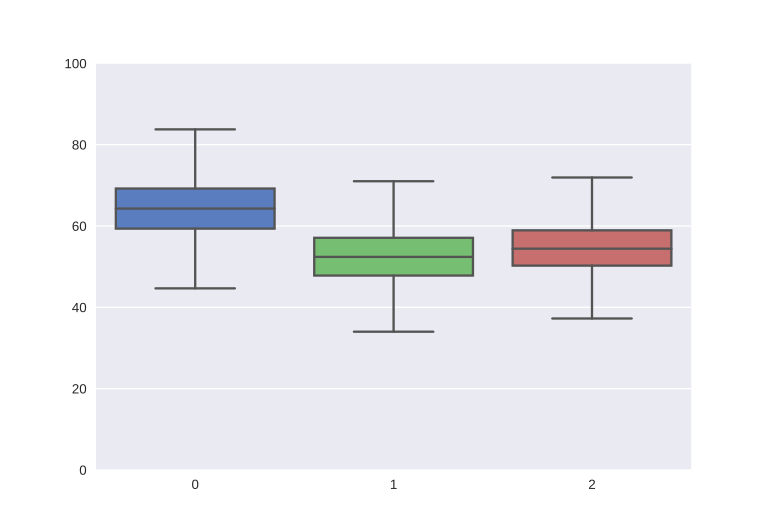

Write the Python code that produced this figure.
from glob import glob
from os.path import basename
import numpy as np
import matplotlib
import matplotlib.pyplot as plt
import matplotlib.gridspec as gridspec
import seaborn as sns


ROOT_DIR = "/home/jgcarvalho/zeca-analyse-pos_quali/Top8000-best_hom50_pdb_chain/"
SEQ_DIR = ROOT_DIR + "data/seq/"

OUTSTATS_DIR = "/rose_special_charged/run_10000/outstats/"
# CBA_DIR = ROOT_DIR + "cba/rose_special_charged/run_10000/outstats/"
# MCC_DIR = ROOT_DIR + "mcc/rose_special_charged/run_10000/outstats/"
# CE_DIR = ROOT_DIR + "cross_entropy/rose_special_charged/run_10000/outstats/"
# CBA_MCC_DIR = ROOT_DIR + "cba_plus_mcc/rose_special_charged/run_10000/outstats/"
# CBAxMCC_DIR = ROOT_DIR + "cba_times_mcc/rose_special_charged/run_10000/outstats/"
# CBA2xMCC_DIR = ROOT_DIR + "cba2_times_mcc/rose_special_charged/run_10000/outstats/"

def get_q3(fn, func_fit):
    with open(ROOT_DIR+func_fit+OUTSTATS_DIR+fn) as f:
        for l in f.readlines():
            if l[:2] == "Qe":
                return float(l[4:])


def box_plot(q3_cba, q3_mcc, q3_ce):
    m = ['CBA','MCC','CE']
    x = np.array(list(m))
    plt.figure(1)
    plt.subplot()
    sns.boxplot(data=[np.array(q3_cba),np.array(q3_mcc),np.array(q3_ce)], palette="muted", showfliers=False)
    plt.ylim(ymin=0, ymax=100)
    # plt.xticks(x, labels)
    # plt.savefig("atribuicao_len_ss_H.svg")
    plt.show()

def only(list_name):
    q3_cba = []
    q3_mcc = []
    q3_ce = []
    q3_cew = []
    q3_cba_mcc = []
    q3_cbaxmcc = []
    q3_cba2xmcc = []

    with open(list_name) as f:
        for fn in f.readlines():
            fn = fn.strip()
            q3_cba.append(get_q3(fn,'cba'))
            q3_mcc.append(get_q3(fn,'mcc'))
            q3_ce.append(get_q3(fn,'cross_entropy'))
            q3_cew.append(get_q3(fn,'cross_entropy_weighted'))
            q3_cba_mcc.append(get_q3(fn,'cba_plus_mcc'))
            q3_cbaxmcc.append(get_q3(fn,'cba_times_mcc'))
            q3_cba2xmcc.append(get_q3(fn,'cba2_times_mcc'))
    print(q3_cba)
    box_plot(q3_cba, q3_mcc, q3_ce)
    box_plot(q3_cba, q3_ce, q3_cew)
    box_plot(q3_cba_mcc, q3_cbaxmcc, q3_cba2xmcc)

def all():
    q3_cba = []
    q3_mcc = []
    q3_ce = []
    q3_cew = []
    q3_cba_mcc = []
    q3_cbaxmcc = []
    q3_cba2xmcc = []
    for fn in glob(SEQ_DIR+"*"):
        fn = basename(fn)
        print(fn)
        q3_cba.append(get_q3(fn,'cba'))
        q3_mcc.append(get_q3(fn,'mcc'))
        q3_ce.append(get_q3(fn,'cross_entropy'))
        q3_cew.append(get_q3(fn,'cross_entropy_weighted'))
        q3_cba_mcc.append(get_q3(fn,'cba_plus_mcc'))
        q3_cbaxmcc.append(get_q3(fn,'cba_times_mcc'))
        q3_cba2xmcc.append(get_q3(fn,'cba2_times_mcc'))
    print(q3_cba)
    box_plot(q3_cba, q3_mcc, q3_ce)
    box_plot(q3_cba, q3_ce, q3_cew)
    box_plot(q3_cba_mcc, q3_cbaxmcc, q3_cba2xmcc)

def main():
    # all()
    only("./list_seq_first_5000")
    only("./list_seq_last_1700")


if __name__ == '__main__':
    main()
